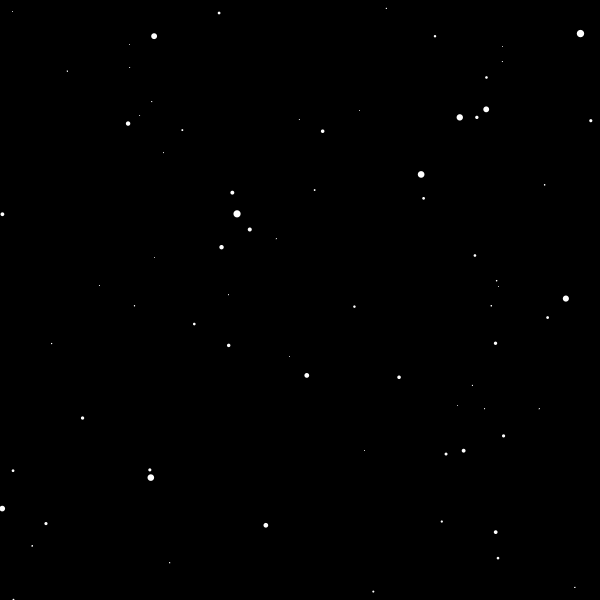
Frame 1 (no input)
Frame 60 (the mouse pressed at the canvas centre just before this capture): identical to frame 1, image omitted
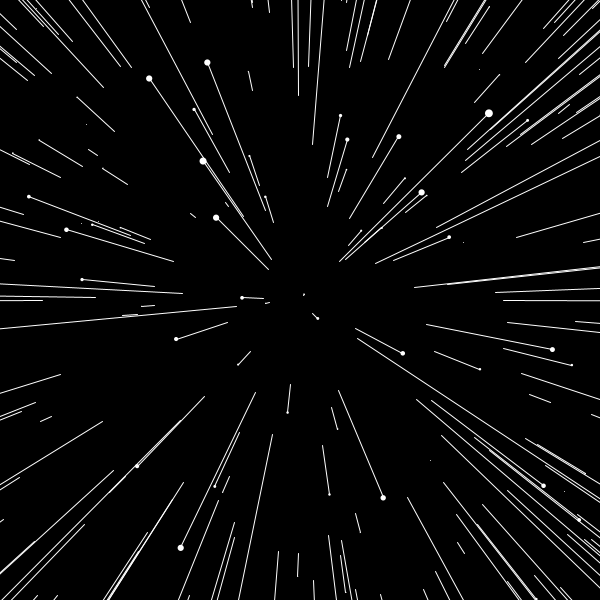
Frame 120 (the mouse held since frame 60 and released just before this capture)

The Processing sketch that drew these frames (run headless with seeded random() and noise(); from frame 60 on, the mouse is pressed at the canvas centre):

// Processing sketch: codingChallenge_001_Starfield
// ── codingChallenge_001_Starfield.pde
Star[] stars = new Star[800];

float speed;

void setup() {
  size(600, 600);
  // size(displayWidth, displayHeight);
  
  for(int i = 0; i < stars.length; i++) {
    stars[i] = new Star();
  }
}

void draw() {
  speed = map(mouseX, 0, width, 0, 50);
  // speed  = 50;
  background(0);
  translate(width / 2, height / 2);
  for(int i = 0; i < stars.length; i++) {
    stars[i].update();
    stars[i].show();
  }
}
// ── Star.pde
class Star {
  float x;
  float y;
  float z;
  float pz;

  Star() {
    x = random(-width, width);
    y = random(-height, height);
    z = random(width);
    pz = z;
  }
  
  void update() {
    z = z - speed;
    if(z < 1) {
      z = width;
      x = random(-width, width);
      y = random(-height, height);
      pz = z;
    }
  }
  
  void show() {
    fill(255);
    noStroke();
    
    float sx = map(x / z, 0, 1, 0, width);
    float sy = map(y / z, 0, 1, 0, height);
    
    float r = map(z, 0, width, 10, 0);
    ellipse(sx, sy, r, r);
   
    float px = map(x / pz, 0, 1, 0, width);
    float py = map(y / pz, 0, 1, 0, height);
    
    stroke(255);
    line(px, py, sx, sy);
    
  }

}
